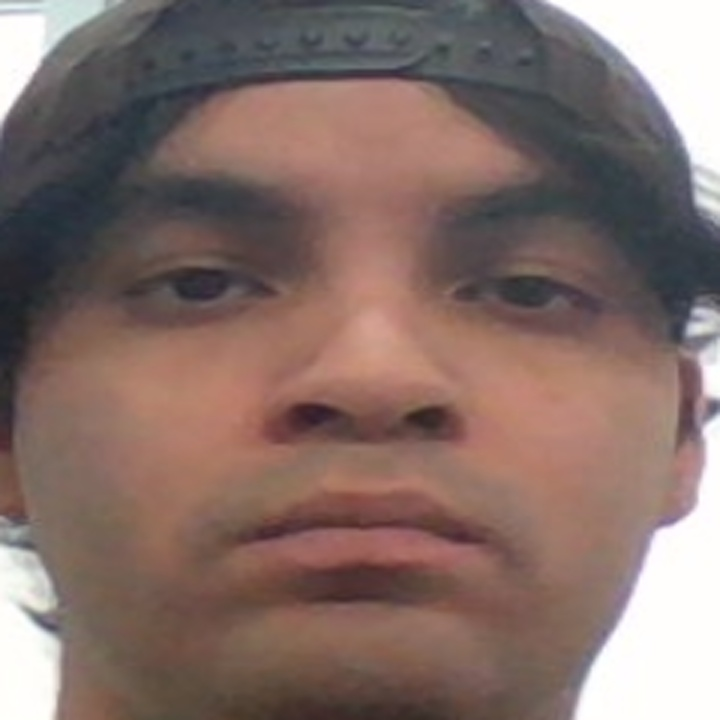
#> input picture img/Brodely-Tovar/Brodely-Tovar-0.jpg, 720 x 720 px, given in place of the camera
$ python images.py
#> lines starting #> are read from the running program, lines starting #| are printed output that depends on the picture
import os
import cv2


data_path = 'img/Brodely-Tovar/Brodely-Tovar'
if not os.path.exists(data_path):
    os.makedirs(data_path)
cap = cv2.VideoCapture(0, cv2.CAP_ANY)
faceClassify = cv2.CascadeClassifier(cv2.data.haarcascades + 'haarcascade_frontalface_default.xml')
count = 0


while True:
    ret, frame = cap.read()
#> frame is the input picture: shape (720, 720, 3); mean B, G, R 105.4, 111, 132.4
    if not ret:
        break
    frame = cv2.resize(frame, (850, 500))
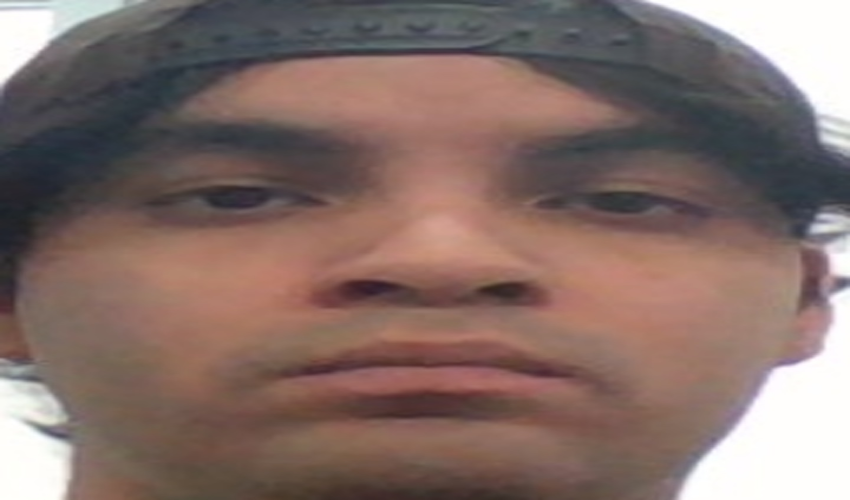
#> frame: shape (500, 850, 3); mean B, G, R 105.3, 110.9, 132.4
    gray = cv2.cvtColor(frame, cv2.COLOR_BGR2GRAY)
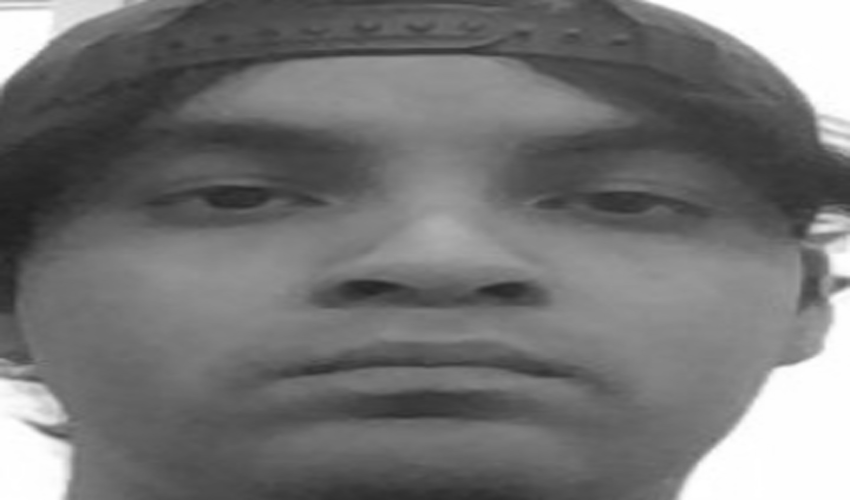
#> gray: shape (500, 850); min 31, max 255, mean 116.7
    auxFrame = frame.copy()

    faces = faceClassify.detectMultiScale(gray, 1.3, 5)
#> faces = ()
    for (x, y, w, h) in faces:
        cv2.rectangle(frame,(x,y),(x+w,y+h),(0,255,0), 2)
        face = auxFrame[y:y+h, x:x+w]
        face = cv2.resize(face, (720,720), interpolation=cv2.INTER_CUBIC)
        cv2.imwrite(data_path + '-{}.jpg'.format(count), face)
        count += 1
#> this loop made 0 passes
#> after the loop, count = 0

    cv2.imshow('frame', frame)

    k= cv2.waitKey(1)
#> (key Esc is pressed here)
    if k == 27 or count >=600:
        break


cap.release()
cv2.destroyAllWindows()
